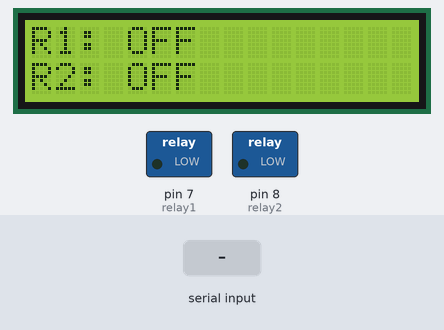
Bench run of a sketch on a simulated Arduino Uno, built with avr-gcc and run on an emulated ATmega328P. Parts: 16×2 character LCD, switched loads named in the sketch (green lamp = pin HIGH). Inputs (shaded band) come from the test bench.

Above: at 1.2 s.
1.3 s: "ON1\n" received over the second serial link
At 2.5 s:
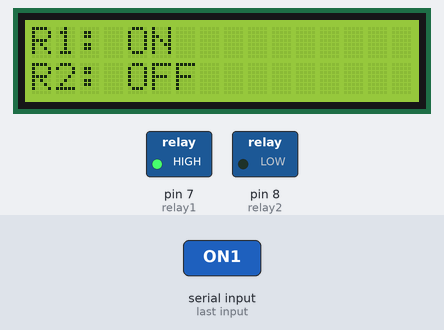
2.8 s: "ON2\n" received over the second serial link
At 3.8 s:
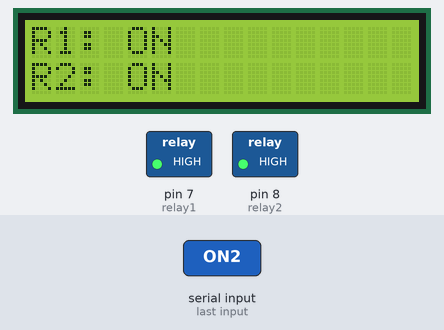
4.3 s: "OFF1\n" received over the second serial link
At 4.9 s:
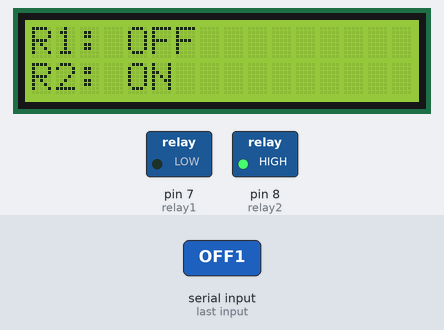
5.8 s: "OFF2\n" received over the second serial link
At 6.1 s:
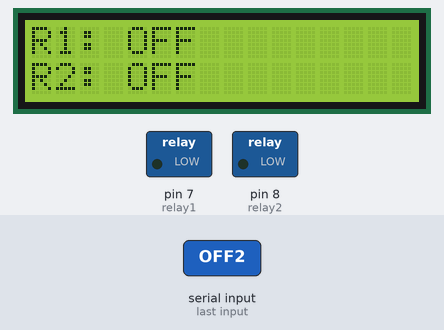
Timing chart, 0 to 8.3 s (numbered marks = the images above; inputs shaded):
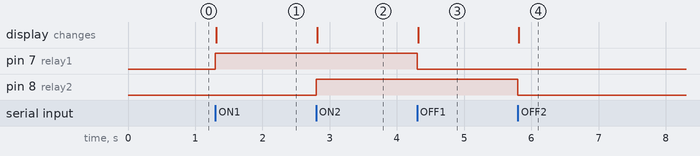

Measured:
- after the input at 1.3 s, pin 7 (relay1): LOW → HIGH at once; the display: changes at once (image 1)
- after the input at 2.8 s, pin 8 (relay2): LOW → HIGH at once; the display: changes at once (image 2)
- after the input at 4.3 s, pin 7 (relay1): HIGH → LOW at once; the display: changes at once (image 3)
- after the input at 5.8 s, pin 8 (relay2): HIGH → LOW at once; the display: changes at once (image 4)

The sketch:

HOME_AUTOMATION_HC05.ino
```cpp
#include <Wire.h>
#include <LiquidCrystal_I2C.h>
#include <SoftwareSerial.h>
const int BT_RX = 2;   // Connected to HC-05 TX
const int BT_TX = 3;   // Connected to HC-05 RX
SoftwareSerial BT(BT_RX, BT_TX);
LiquidCrystal_I2C lcd(0x27, 16, 2);
String command = "";
int relay1 = 7;
int relay2 = 8;
bool relay1Status = false;
bool relay2Status = false;
void updateLCD()
{
  lcd.setCursor(0, 0);
  lcd.print("R1: ");
  lcd.print(relay1Status ? "ON " : "OFF");
  lcd.setCursor(0, 1);
  lcd.print("R2: ");
  lcd.print(relay2Status ? "ON " : "OFF");
}
void setup()
{
  pinMode(relay1, OUTPUT);
  pinMode(relay2, OUTPUT);
  digitalWrite(relay1, LOW);
  digitalWrite(relay2, LOW);
  BT.begin(9600);
  lcd.init();
  lcd.backlight();
  updateLCD();
}
void loop()
{
  if (BT.available())
  {
    command = BT.readStringUntil('\n');
    command.trim();
    if (command == "ON1")
    {
      digitalWrite(relay1, HIGH);
      relay1Status = true;
      updateLCD();
    }
    else if (command == "OFF1")
    {
      digitalWrite(relay1, LOW);
      relay1Status = false;
      updateLCD();
    }
    else if (command == "ON2")
    {
      digitalWrite(relay2, HIGH);
      relay2Status = true;
      updateLCD();
    }
    else if (command == "OFF2")
    {
      digitalWrite(relay2, LOW);
      relay2Status = false;
      updateLCD();
    }
  }
}
```
